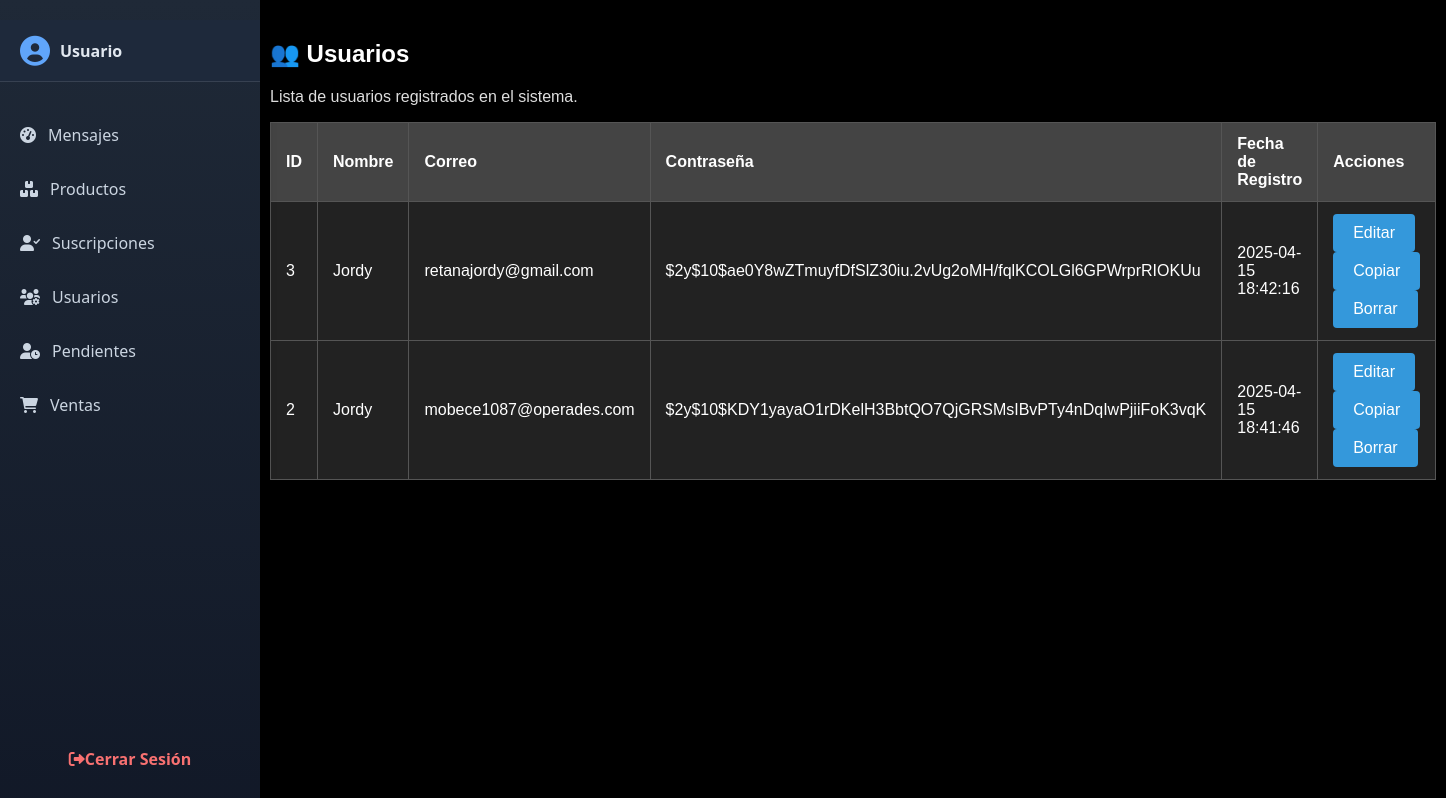
/FINAL/dashboard/sections/usuarios.php, run on the app's committed database.
### tables this page shows
CREATE TABLE `usuarios` (
  `id` int(11) NOT NULL,
  `name` varchar(100) NOT NULL,
  `email` varchar(255) NOT NULL,
  `password` varchar(255) NOT NULL,
  `created_at` timestamp NOT NULL DEFAULT current_timestamp()
);

### FINAL/dashboard/sections/usuarios.php (the view, shortened to what this page needs)
<?php
$conn = getDBConnection();
$resultado = $conn->query("SELECT * FROM usuarios ORDER BY created_at DESC");
require_once 'C:/xampp/htdocs/FINAL/dashboard/includes/header.php';
require_once 'C:/xampp/htdocs/FINAL/dashboard/includes/sidebar.php';
?>
<div class="main-content">
<h2 class="mb-2" style="color: white;">👥 Usuarios</h2>
<p style="color: #ddd;">Lista de usuarios registrados en el sistema.</p>
    <div class="table-responsive bg-dark text-white p-3 rounded shadow">
        <table class="table table-dark table-striped table-bordered">
            <thead>
                <tr>
                    <th>ID</th>
                    <th>Nombre</th>
                    <th>Correo</th>
                    <th>Contraseña</th>
                    <th>Fecha de Registro</th>
                    <th>Acciones</th>
                </tr>
            </thead>
            <tbody>
                <?php while ($fila = $resultado->fetch_assoc()): ?>
                    <tr>
                        <td><?= $fila['id'] ?></td>
                        <td><?= htmlspecialchars($fila['name']) ?></td>
                        <td><?= htmlspecialchars($fila['email']) ?></td>
                        <td><?= htmlspecialchars($fila['password']) ?></td>
                        <td><?= $fila['created_at'] ?></td>
                        <td>
                            <button class="btn btn-sm btn-warning" data-bs-toggle="modal" data-bs-target="#editarModal<?= $fila['id'] ?>">Editar</button>
                            <button class="btn btn-sm btn-info" onclick="copyToClipboard('<?= $fila['email'] ?>')">Copiar</button>
                            <button class="btn btn-sm btn-danger" onclick="deleteUser(<?= $fila['id'] ?>)">Borrar</button>
                        </td>
                    </tr>
                <?php endwhile; ?>
            </tbody>
        </table>
    </div>
</div>
<?php
require_once 'C:/xampp/htdocs/FINAL/dashboard/includes/footer.php';
?>

### FINAL/dashboard/assets/css/styles.css (style rules this page uses)
body { background-color: #121212; color: #fff; font-family: 'Arial', sans-serif; margin: 0; padding: 0; }
.main-content { margin-left: 250px; padding: 20px; background-color: #000000; min-height: 100vh; transition: all 0.3s ease; color: #2c3e50; }
.btn { background: #3498db; color: white; border: none; padding: 10px 20px; border-radius: 4px; cursor: pointer; font-size: 16px; }
table { width: 100%; border-collapse: collapse; margin-top: 20px; }
table th, table td { padding: 12px 15px; text-align: left; border: 1px solid #555; color: #fff; }
table th { background-color: #444; }
table td { background-color: #222; }
table { width: 100%; border-collapse: collapse; margin-top: 10px; }
th, td { padding: 10px; border: 1px solid #444; text-align: left; }
th { background: #222; color: #00e0ff; }
td { background: #111; }

### data on the page
usuarios: id "3", name "Jordy", email "retanajordy@gmail.com", password "$2y$10$ae0Y8wZTmuyfDfSlZ30iu.2vUg2oMH/fqlKCOLGl6GPWrprRIOKUu", created_at "2025-04-15 18:42:16"
usuarios: id "2", name "Jordy", email "mobece1087@operades.com", password "$2y$10$KDY1yayaO1rDKelH3BbtQO7QjGRSMsIBvPTy4nDqIwPjiiFoK3vqK", created_at "2025-04-15 18:41:46"

### other printed values
$current_user "Usuario"
